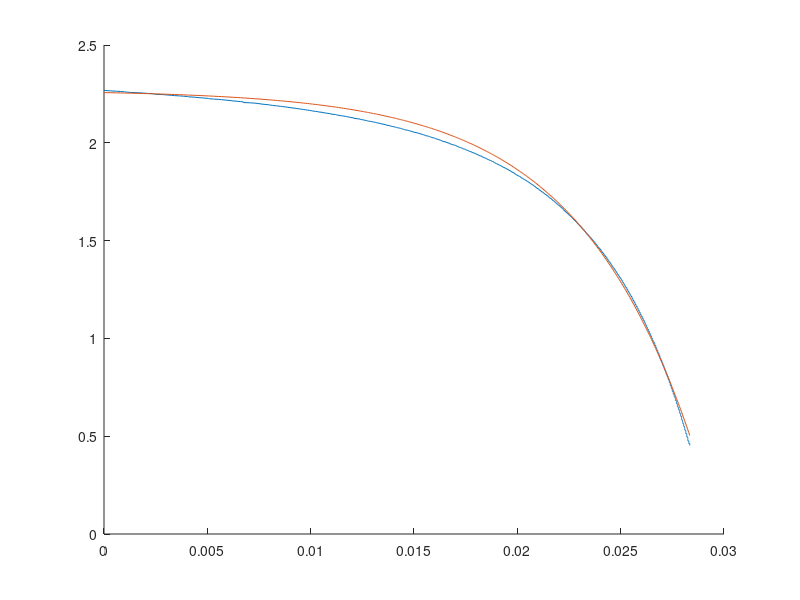
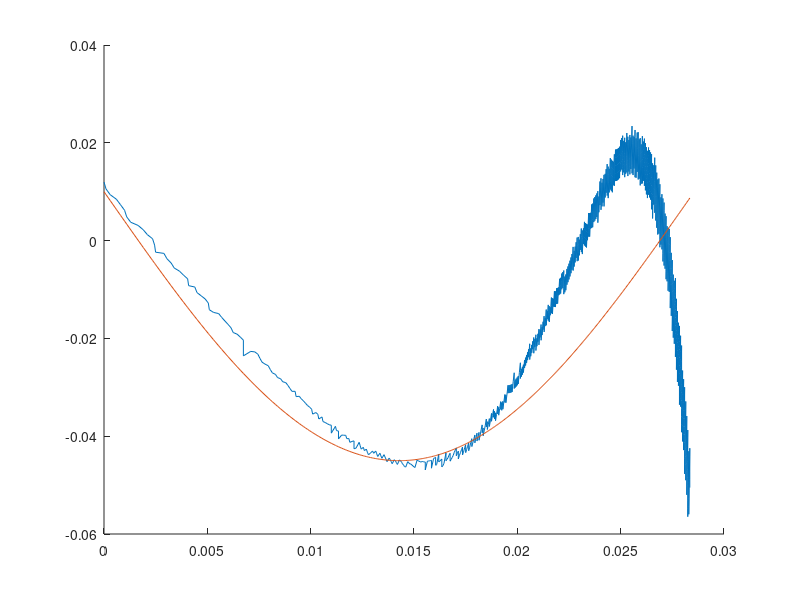
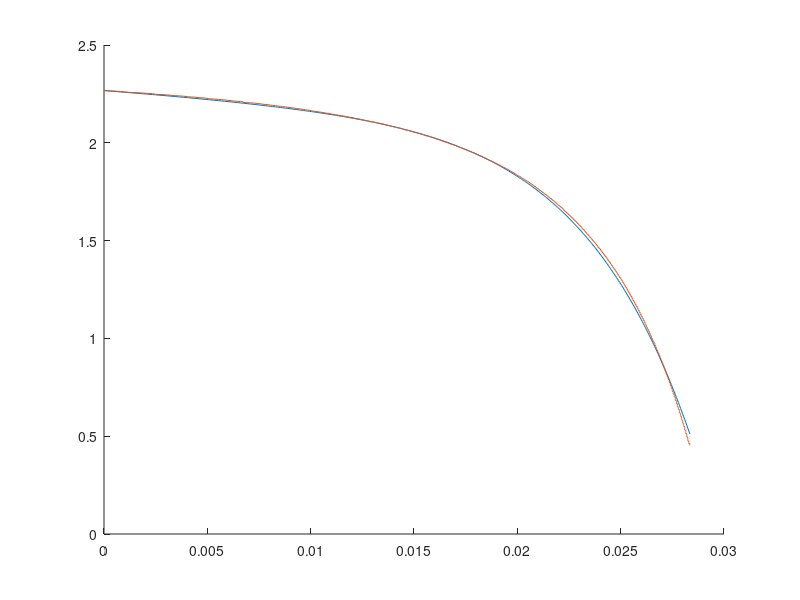

Write MATLAB code to recreate these figures, in order.
clear all
close all
clc
load('capteur.mat')
RMSE_values = [];
R2_value = [];
F_function = [];
alpha_value = [];
beta_value = [];


X = [];
Y = [];
for i=0:1:7
    X_line = [];
    for j=0:1:7
        X_line = [X_line sum(distance.^(i+j))];
    end
    X = [X; X_line];
    Y = [Y; sum((distance.^i).*voltage)];
end 

A = inv(X)*Y;


voltage_lis = A(1) + A(2).*distance + A(3).*distance.^2 + A(4).*distance.^3 + A(5).*distance.^4 + A(6).*distance.^5 + A(7).*distance.^6 + A(8).*distance.^7;


for i = 0:1:1000
    removed_value = i;
    V = voltage_lis(1:end-removed_value);
    V = abs(V-V(end));
    V(end) = 0.05;
    y = log(V);
    x = distance(1:end-removed_value);
    N = size(x);
    N = N(1);
    X = [N sum(x); sum(x) sum(x.^2)];
    Y = [sum(y); sum(y.*x)];
    A = inv(X)*Y;
    alpha = exp(A(1));
    alpha_value = [alpha_value alpha];
    beta = A(2);
    beta_value = [beta_value beta];
    test = alpha*exp(beta*distance);
    F = -test+voltage(end);
    F_function = [F_function F];
    RMSE = sqrt(mean((F-voltage).*(F-voltage)));
    RMSE_values = [RMSE_values RMSE];
    y_moy = 1/N * sum(voltage);
    R2 = (sum((F-y_moy).^2))/(sum((voltage-y_moy).^2));
    R2_value = [R2_value R2];
end

minimum_RMSE = min(RMSE_values);
R2_find = (abs(R2_value-1));
best_R2 = min(abs(R2_value-1));
[RMSE_x,RMSE_y] = find(RMSE_values == minimum_RMSE);
[R2_x,R2_y] = find(R2_find == best_R2);

figure()
hold on
plot(distance, voltage)
plot(distance, F_function(:,11));


error = voltage-F_function(:,11);
error_test = 0.055*sin(distance./(0.025/2.75) + pi)+0.01 ;

figure()
hold on
plot(distance, error)
plot(distance, error_test)

F_first_corr = F_function(:,11)+error_test;
figure()
hold on
plot(distance, F_first_corr)
plot(distance, voltage)

RMSE = sqrt(mean((F_first_corr-voltage).*(F_first_corr-voltage)))
N = size(distance);
N = N(1)
y_moy = 1/N * sum(voltage);
R2 = (sum((F_first_corr-y_moy).^2))/(sum((voltage-y_moy).^2))















